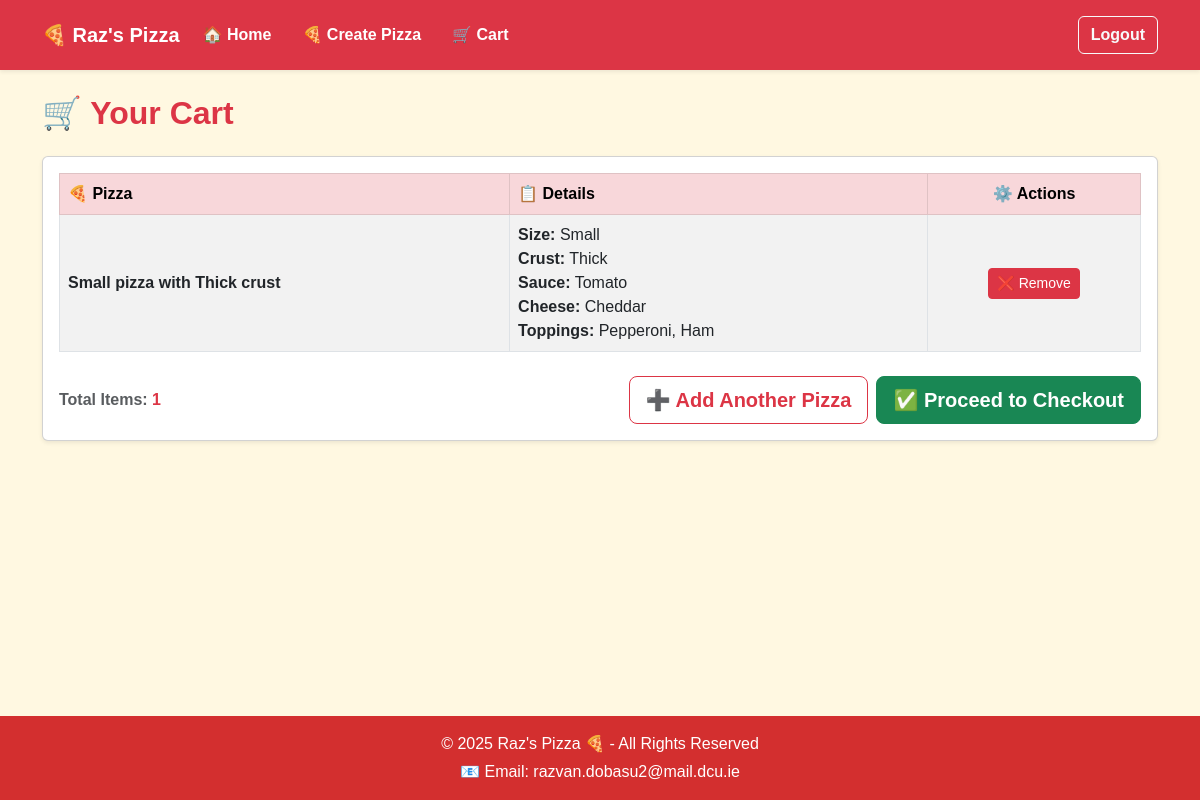
The app's page /cart/ (signed in) with its own data.
### mainapp/models.py (models this page shows, shortened)
class CartItem(models.Model):
    cart = models.ForeignKey(Cart, on_delete=models.CASCADE, related_name="items")
    pizza = models.ForeignKey(Pizza, on_delete=models.CASCADE)
    quantity = models.PositiveIntegerField(default=1)

class Pizza(models.Model):
    size = models.ForeignKey(Size, on_delete=models.CASCADE)
    crust = models.ForeignKey(CrustType, on_delete=models.CASCADE)
    sauce = models.ForeignKey(Sauce, on_delete=models.CASCADE)
    cheese = models.ForeignKey(Cheese, on_delete=models.CASCADE)
    toppings = models.ManyToManyField(Topping)
    def __str__(self):
        return f"{self.size} pizza with {self.crust} crust"

class Size(models.Model):
    name = models.CharField(max_length=50)
    def __str__(self):
        return self.name

class CrustType(models.Model):
    name = models.CharField(max_length=50)
    def __str__(self):
        return self.name

class Sauce(models.Model):
    name = models.CharField(max_length=50)
    def __str__(self):
        return self.name

class Cheese(models.Model):
    name = models.CharField(max_length=50)
    def __str__(self):
        return self.name

class Topping(models.Model):
    name = models.CharField(max_length=50)
    def __str__(self):
        return self.name

class Cart(models.Model):
    user = models.OneToOneField(User, on_delete=models.CASCADE)
    created_at = models.DateTimeField(auto_now_add=True)

### mainapp/views.py (the view)
# urls.py: path("cart/", views.view_cart, name="view_cart"),
@login_required
def view_cart(request):
    cart, created = Cart.objects.get_or_create(user=request.user)
    return render(request, "cart.html", {"cart": cart})

### mainapp/templates/cart.html (shortened to what this page needs)
{% extends "base.html" %}
{% block content %}
<div class="container mt-4">
  <h2 class="mb-4 text-danger fw-bold">🛒 Your Cart</h2>
  {% if cart.items.all %}
    <div class="card shadow-sm">
      <div class="card-body">
        <table class="table table-striped table-bordered align-middle">
          <thead class="table-danger">
            <tr>
              <th scope="col">🍕 Pizza</th>
              <th scope="col">📋 Details</th>
              <th scope="col" class="text-center">⚙️ Actions</th>
            </tr>
          </thead>
          <tbody>
            {% for item in cart.items.all %}
            <tr>
              <td class="fw-bold">{{ item.pizza }}</td>
              <td>
                <ul class="list-unstyled mb-0">
                  <li><strong>Size:</strong> {{ item.pizza.size }}</li>
                  <li><strong>Crust:</strong> {{ item.pizza.crust }}</li>
                  <li><strong>Sauce:</strong> {{ item.pizza.sauce }}</li>
                  <li><strong>Cheese:</strong> {{ item.pizza.cheese }}</li>
                  <li><strong>Toppings:</strong>
                    {% if item.pizza.toppings.all %}
                      {% for topping in item.pizza.toppings.all %}
                        {{ topping }}{% if not forloop.last %}, {% endif %}
                      {% endfor %}
                    {% else %}
                      None
                    {% endif %}
                  </li>
                </ul>
              </td>
              <td class="text-center">
                <form action="{% url 'remove_cart_item' item.id %}" method="post">
                  <button type="submit" class="btn btn-sm btn-danger">
                    ❌ Remove
                  </button>
                </form>
              </td>
            </tr>
            {% endfor %}
          </tbody>
        </table>
        <div class="mt-4 d-flex flex-column flex-md-row justify-content-between align-items-center">
          <p class="fw-bold text-muted mb-3 mb-md-0">
            Total Items: <span class="text-danger">{{ cart.items.all|length }}</span>
          </p>
          <div class="d-grid gap-2 d-md-flex">
            <a href="{% url 'create_pizza' %}" class="btn btn-outline-danger btn-lg fw-bold">
              ➕ Add Another Pizza
            </a>
            <a href="{% url 'checkout' %}" class="btn btn-success btn-lg fw-bold">
              ✅ Proceed to Checkout
            </a>
          </div>
        </div>
      </div>
    </div>
  {% endif %}
</div>
{% endblock %}

### static/styles.css (style rules this page uses)
body { background-color: #FFF8E1; font-family: 'Poppins', sans-serif; color: #333; opacity: 1; }
.btn { transition: transform 0.15s ease-out, box-shadow 0.15s ease-out; }

### records on screen
CartItem: pizza "Small pizza with Thick crust", pizza.size "Small", pizza.crust "Thick", pizza.sauce "Tomato", pizza.cheese "Cheddar"
Topping: name "Pepperoni"
Topping: name "Ham"
Cart: items.all|length "1"
